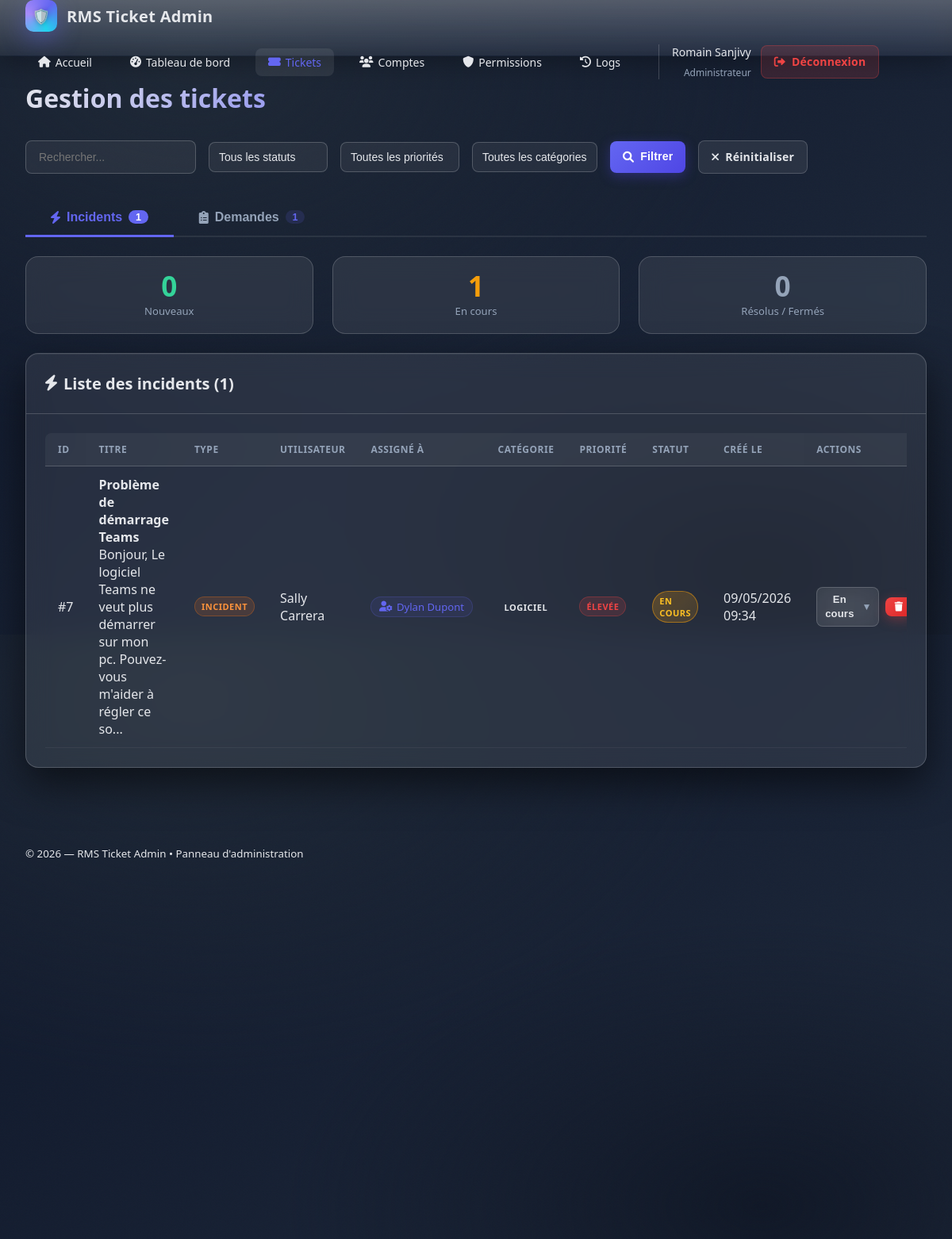
The app's page /AdminPanel/adminpanel.php?action=tickets (signed in) with its own data.
### tables this page shows
CREATE TABLE `users` (
  `id` int(10) UNSIGNED NOT NULL,
  `username` varchar(50) NOT NULL,
  `nom` varchar(100) NOT NULL,
  `prenom` varchar(100) NOT NULL,
  `email` varchar(255) NOT NULL,
  `password_hash` varchar(255) NOT NULL,
  `numero_telephone` varchar(20) DEFAULT NULL,
  `droit` tinyint(1) NOT NULL DEFAULT 0,
  `created_at` timestamp NOT NULL DEFAULT current_timestamp()
);

CREATE TABLE `tickets` (
  `id` int(10) UNSIGNED NOT NULL,
  `user_id` int(10) UNSIGNED NOT NULL,
  `assigned_to` int(10) UNSIGNED DEFAULT NULL,
  `title` varchar(255) NOT NULL,
  `description` text NOT NULL,
  `category` enum('materiel','logiciel','reseau','autre') NOT NULL,
  `type` enum('incident','demande') NOT NULL,
  `priority` enum('low','medium','high','urgent') DEFAULT 'medium',
  `status` enum('open','in_progress','resolved','closed') DEFAULT 'open',
  `created_at` timestamp NOT NULL DEFAULT current_timestamp(),
  `updated_at` timestamp NOT NULL DEFAULT current_timestamp() ON UPDATE current_timestamp(),
  `closed_at` timestamp NULL DEFAULT NULL,
  `resolution_notes` text DEFAULT NULL
);

### AdminPanel/adminpanel.php (the view, shortened to what this page needs)
<?php
function getConnection() {
    static $mysqli = null;
    if ($mysqli === null) {
        try {
            $mysqli = new mysqli(DB_HOST, DB_USER, DB_PASS, DB_NAME);
            $mysqli->set_charset(DB_CHARSET);
        } catch (Exception $e) {
            http_response_code(500);
            die('Erreur de connexion à la base de données.');
        }
    }
    return $mysqli;
}
function e(string $s): string {
    return htmlspecialchars($s, ENT_QUOTES | ENT_SUBSTITUTE, 'UTF-8');
}
function translate_field(string $field_type, string $value): string {
    $translations = [
        'status' => [
            'open' => 'Ouvert',
            'in_progress' => 'En cours',
            'resolved' => 'Résolu',
            'closed' => 'Fermé'
        ],
        'priority' => [
            'low' => 'Faible',
            'medium' => 'Moyenne',
            'high' => 'Élevée',
            'urgent' => 'Urgente'
        ],
        'category' => [
            'materiel' => 'Matériel',
            'logiciel' => 'Logiciel',
            'reseau' => 'Réseau',
            'autre' => 'Autre'
        ],
        'type' => [
            'incident' => 'Incident',
            'demande' => 'Demande'
        ]
    ];
    return $translations[$field_type][$value] ?? ucfirst(str_replace('_', ' ', $value));
}
function current_user(): ?array {
    $conn = getConnection();
    $stmt = $conn->prepare('SELECT * FROM users WHERE id = ?');
    $stmt->bind_param('i', $_SESSION['user_id']);
    $stmt->execute();
    $result = $stmt->get_result();
    return $result->fetch_assoc() ?: null;
}
$action = $_GET['action'] ?? 'dashboard';
switch ($action) {
    case 'tickets':
        $filters = [
            'status'   => $_GET['status'] ?? '',
            'priority' => $_GET['priority'] ?? '',
            'category' => $_GET['category'] ?? '',
            'search'   => trim($_GET['search'] ?? ''),
            'tab'      => $_GET['tab'] ?? 'incidents'
        ];
        $tickets = tickets_list($filters);
        page_layout('Gestion des tickets', tickets_view($tickets, $filters));
        break;
}
function tickets_list($filters): array {
    $conn = getConnection();
    $where = ['1=1'];
    $sql = "
        SELECT t.*, u.nom, u.prenom, u.email,
               a.nom AS assigned_nom, a.prenom AS assigned_prenom,
               CASE
                   WHEN t.priority = 'urgent' THEN 4
                   WHEN t.priority = 'high' THEN 3
                   WHEN t.priority = 'medium' THEN 2
                   ELSE 1
               END as priority_order
        FROM tickets t
        JOIN users u ON t.user_id = u.id
        LEFT JOIN users a ON t.assigned_to = a.id
        WHERE " . implode(' AND ', $where) . "
        ORDER BY priority_order DESC, t.created_at DESC
    ";
    $stmt = $conn->prepare($sql);
    $stmt->execute();
    return $stmt->get_result()->fetch_all(MYSQLI_ASSOC);
}
function page_layout(string $title, string $content, array $opts = []): void {
    $current_user = current_user();
    $current_action = $_GET['action'] ?? 'dashboard';
?>
<!doctype html>
<html lang="fr">
<head>
    <link rel="stylesheet" href="adminpanel.css">
    <link href="https://cdnjs.cloudflare.com/ajax/libs/font-awesome/6.0.0/css/all.min.css" rel="stylesheet">
</head>
<body>
    <div class="noise"></div>
    <?php if (!($opts['hide_nav'] ?? false)): ?>
    <nav class="navbar">
        <div class="nav-container">
            <a href="../HomePage/index.php" class="nav-brand" style="text-decoration: none; color: inherit;">
                <div class="brand-logo">
                    <span>🛡️</span>
                </div>
                <div class="brand-text"><?= e(APP_NAME) ?></div>
            </a>
            <div class="nav-menu">
                <a href="../HomePage/index.php" class="nav-link">
                    <i class="fas fa-home"></i> Accueil
                </a>
                <a href="?action=dashboard" class="nav-link <?= $current_action === 'dashboard' ? 'active' : '' ?>">
                    <i class="fas fa-tachometer-alt"></i> Tableau de bord
                </a>
                <a href="?action=tickets" class="nav-link <?= $current_action === 'tickets' ? 'active' : '' ?>">
                    <i class="fas fa-ticket-alt"></i> Tickets
                </a>
                <?php if ($current_user['droit'] >= 2): ?>
                <a href="?action=users" class="nav-link <?= $current_action === 'users' ? 'active' : '' ?>">
                    <i class="fas fa-users"></i> Comptes
                </a>
                <?php endif; ?>
                <?php if ($current_user['droit'] >= 2): ?>
                <a href="?action=permissions" class="nav-link <?= $current_action === 'permissions' ? 'active' : '' ?>">
                    <i class="fas fa-shield-alt"></i> Permissions
                </a>
                <?php endif; ?>
                <?php if ($current_user['droit'] >= 2): ?>
                <a href="?action=logs" class="nav-link <?= $current_action === 'logs' ? 'active' : '' ?>">
                    <i class="fas fa-history"></i> Logs
                </a>
                <?php endif; ?>
                <div class="nav-user">
                    <div class="user-info">
                        <span class="user-name"><?= e($current_user['prenom'] . ' ' . $current_user['nom']) ?></span>
                        <span class="user-role">
                            <?php
                            switch($current_user['droit']) {
                                case 2: echo 'Administrateur'; break;
                            }
                            ?>
                        </span>
                    </div>
                    <a href="?action=logout" class="btn btn-logout">
                        <i class="fas fa-sign-out-alt"></i> Déconnexion
                    </a>
                </div>
            </div>
        </div>
  </nav>
<?php endif; ?>
    <main class="main-content">
<div class="container">
            <div class="page-header">
                <h1><?= e($title) ?></h1>
            </div>
  <?= $content ?>
</div>
    </main>
    <footer class="footer">
        <div class="container">
            <small>© <?= date('Y') ?> — <?= e(APP_NAME) ?> • Panneau d'administration</small>
        </div>
</footer>
</body>
</html>
<?php }
?>
<?php
function tickets_table_body(array $rows, string $tab): string {
    foreach ($rows as $ticket): ?>
    <tr class="ticket-row" onclick="window.location.href='?action=ticket_detail&id=<?= $ticket['id'] ?>'" style="cursor: pointer;">
        <td>#<?= $ticket['id'] ?></td>
        <td>
            <div class="ticket-title-cell">
                <strong><?= e($ticket['title']) ?></strong>
                <div class="ticket-description"><?= e(substr($ticket['description'], 0, 100)) ?>...</div>
            </div>
        </td>
        <td><span class="badge type-<?= $ticket['type'] ?>"><?= translate_field('type', $ticket['type']) ?></span></td>
        <td><?= e($ticket['prenom'] . ' ' . $ticket['nom']) ?></td>
        <td>
            <?php if (!empty($ticket['assigned_prenom'])): ?>
                <span class="assigned-badge"><i class="fas fa-user-cog"></i> <?= e($ticket['assigned_prenom'] . ' ' . $ticket['assigned_nom']) ?></span>
            <?php else: ?>
                <span class="text-muted">—</span>
            <?php endif; ?>
        </td>
        <td><span class="badge category-<?= $ticket['category'] ?>"><?= translate_field('category', $ticket['category']) ?></span></td>
        <td><span class="badge priority-<?= $ticket['priority'] ?>"><?= translate_field('priority', $ticket['priority']) ?></span></td>
        <td><span class="badge status-<?= $ticket['status'] ?>"><?= translate_field('status', $ticket['status']) ?></span></td>
        <td><?= date('d/m/Y H:i', strtotime($ticket['created_at'])) ?></td>
        <td onclick="event.stopPropagation()">
            <div class="action-buttons">
                <form method="POST" style="display: inline;">
                    <div class="select-wrapper">
                    </div>
                </form>
                <?php if (current_user()['droit'] >= 2): ?>
                <form method="POST" style="display: inline;" onsubmit="return confirm('Supprimer ce ticket ?')">
                    <button type="submit" class="btn btn-sm btn-danger"><i class="fas fa-trash"></i></button>
                </form>
                <?php endif; ?>
            </div>
        </td>
    </tr>
    <?php endforeach;
    return ob_get_clean();
}
function tickets_view($tickets, $filters): string {
    $incidents = array_values(array_filter($tickets, fn($t) => $t['type'] === 'incident'));
    $demandes  = array_values(array_filter($tickets, fn($t) => $t['type'] === 'demande'));
    $inc_new       = count(array_filter($incidents, fn($t) => $t['status'] === 'open'));
    $inc_progress  = count(array_filter($incidents, fn($t) => $t['status'] === 'in_progress'));
    $inc_resolved  = count(array_filter($incidents, fn($t) => in_array($t['status'], ['resolved','closed'])));
    $active_tab = $filters['tab'] ?? 'incidents';
?>
    <div class="page-actions">
        <div class="filters">
            <form method="GET" class="filter-form">
                <div class="filter-group">
                    <input type="text" name="search" placeholder="Rechercher..." value="<?= e($filters['search']) ?>" class="input">
                </div>
                <div class="filter-group">
                    <select name="status" class="input">
                        <option value="">Tous les statuts</option>
                    </select>
                </div>
                <div class="filter-group">
                    <select name="priority" class="input">
                        <option value="">Toutes les priorités</option>
                    </select>
                </div>
                <div class="filter-group">
                    <select name="category" class="input">
                        <option value="">Toutes les catégories</option>
                    </select>
                </div>
                <button type="submit" class="btn btn-primary"><i class="fas fa-search"></i> Filtrer</button>
                <a href="?action=tickets&tab=<?= e($active_tab) ?>" class="btn btn-secondary"><i class="fas fa-times"></i> Réinitialiser</a>
            </form>
        </div>
    </div>
    <div class="tickets-tabs">
        <button class="tickets-tab-btn <?= $active_tab === 'incidents' ? 'active' : '' ?>" data-tab="incidents" onclick="switchTab('incidents')">
            <i class="fas fa-bolt"></i> Incidents
            <span class="tab-count"><?= count($incidents) ?></span>
        </button>
        <button class="tickets-tab-btn <?= $active_tab === 'demandes' ? 'active' : '' ?>" data-tab="demandes" onclick="switchTab('demandes')">
            <i class="fas fa-clipboard-list"></i> Demandes
            <span class="tab-count"><?= count($demandes) ?></span>
        </button>
    </div>
    <div id="tab-incidents" class="tab-panel <?= $active_tab === 'incidents' ? 'active' : '' ?>">
        <div class="type-stats-bar">
            <div class="type-stat new">
                <span class="type-stat-number"><?= $inc_new ?></span>
                <span class="type-stat-label">Nouveaux</span>
            </div>
            <div class="type-stat progress">
                <span class="type-stat-number"><?= $inc_progress ?></span>
                <span class="type-stat-label">En cours</span>
            </div>
            <div class="type-stat resolved">
                <span class="type-stat-number"><?= $inc_resolved ?></span>
                <span class="type-stat-label">Résolus / Fermés</span>
            </div>
        </div>
        <div class="card">
            <div class="card-header">
                <h3><i class="fas fa-bolt"></i> Liste des incidents (<?= count($incidents) ?>)</h3>
            </div>
            <div class="card-content">
                <?php if (empty($incidents)): ?>
                    <p class="empty-state">Aucun incident trouvé</p>
                <?php else: ?>
                    <div class="table-responsive no-scrollbar">
                        <table class="table">
                            <thead><tr>
                                <th>ID</th><th>Titre</th><th>Type</th><th>Utilisateur</th><th>Assigné à</th><th>Catégorie</th><th>Priorité</th><th>Statut</th><th>Créé le</th><th>Actions</th>
                            </tr></thead>
                            <tbody><?= tickets_table_body($incidents, 'incidents') ?></tbody>
                        </table>
                    </div>
                <?php endif; ?>
            </div>
        </div>
    </div>
<?php
    return ob_get_clean();
}
?>

### records on screen
users: prenom+nom "Romain Sanjivy"
tickets: id "7", title "Problème de démarrage Teams", description "Bonjour, Le logiciel Teams ne veut plus démarrer sur mon pc. Pouvez-vous m'aider à régler ce so", user.nom "Sally Carrera", assigned_to.nom "Dylan Dupont", created_at "09/05/2026 09:34"

### other values on screen
APP_NAME "RMS Ticket Admin"
$title "Gestion des tickets"
count($incidents) "1"
count($demandes) "1"
$inc_new "0"
$inc_progress "1"
$inc_resolved "0"
